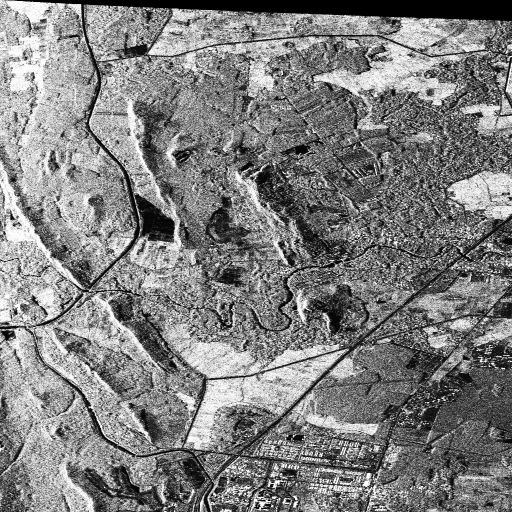
%> input picture data/patches0000.bmp, 1024 x 1024 px (shown at 1/2 size)
$ octave pictureResize.m   (GNU Octave 9; MATLAB toolbox functions it lacks are replaced by stand-ins)
%> lines starting %> are read from the running program, lines starting %| are printed output that depends on the picture
% The function of this module is resize 1024*1024 picture to 256*256
% image,then fill another 1024*1024 image with repeated 256 images.
%% input the data
clear all
close all
clc

C=zeros(1024,1024,'uint8');
C1=zeros(1024,1024,'uint8');
D=zeros(1024,1024,'uint8');
D1=zeros(1024,1024,'uint8');

A=imread('/home/yiran/matchnet test/data/phototour/notredame/patches0000.bmp');
%> A is the input picture: size 1024x1024 uint8; min 0, max 255, mean 127.4
A1=imread('/home/yiran/matchnet test/data/phototour/notredame/patches0001.bmp');
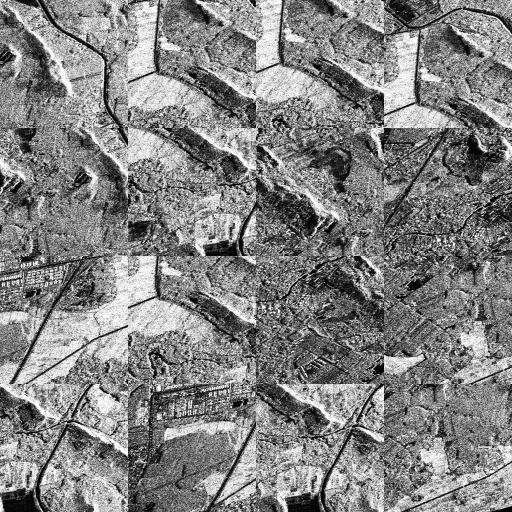
%> input picture data/patches0001.bmp, 1024 x 1024 px (shown at 1/2 size)
%> A1 is the input picture: size 1024x1024 uint8; min 0, max 255, mean 130.9
B=imread('/home/yiran/matchnet test/data/phototour/notredame/patches0002.bmp');
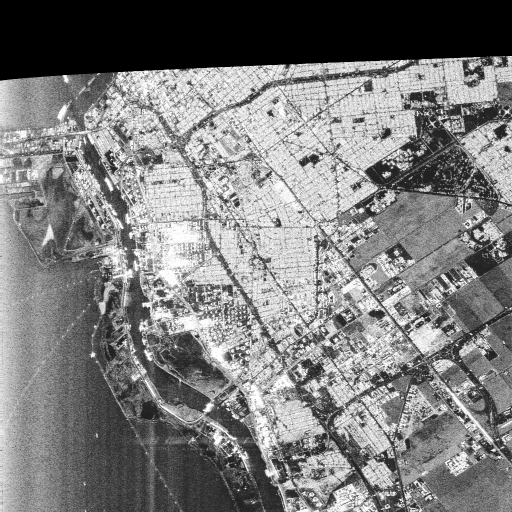
%> input picture data/patches0002.bmp, 1024 x 1024 px (shown at 1/2 size)
%> B is the input picture: size 1024x1024 uint8; min 0, max 255, mean 125.4
B1=imread('/home/yiran/matchnet test/data/phototour/notredame/patches0003.bmp');
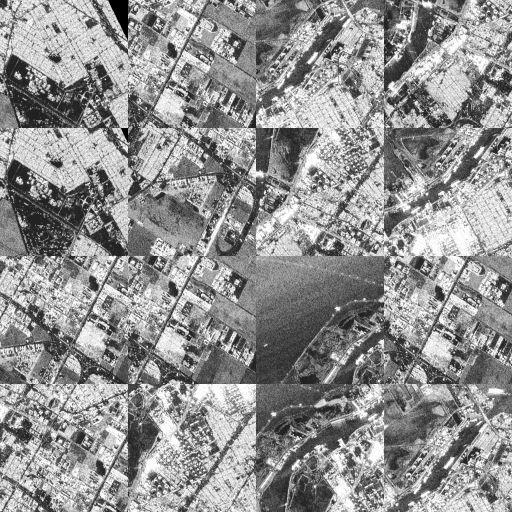
%> input picture data/patches0003.bmp, 1024 x 1024 px (shown at 1/2 size)
%> B1 is the input picture: size 1024x1024 uint8; min 0, max 255, mean 144.7

%% Resize
A=imresize(A,0.25);
%> A: size 256x256 uint8
A1=imresize(A1,0.25);
%> A1: size 256x256 uint8
B=imresize(B,0.25);
%> B: size 256x256 uint8
B1=imresize(B1,0.25);
%> B1: size 256x256 uint8
%% joint
for i=1:4
    for j=1:4
        C(256*(i-1)+1:256*i,256*(j-1)+1:256*j)=A;
        C1(256*(i-1)+1:256*i,256*(j-1)+1:256*j)=A1;
        D(256*(i-1)+1:256*i,256*(j-1)+1:256*j)=B;
        D1(256*(i-1)+1:256*i,256*(j-1)+1:256*j)=B1;
    end
end
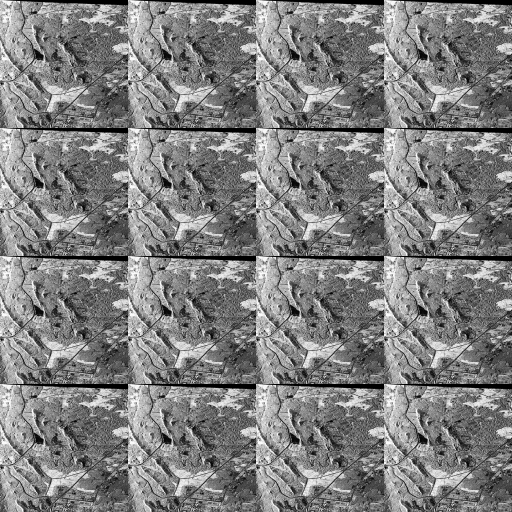
%> C: size 1024x1024 uint8 (shown at 1/2 size); min 0, max 255, mean 127.5
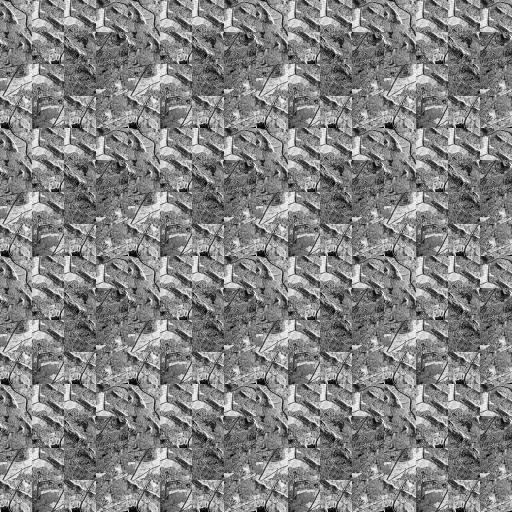
%> C1: size 1024x1024 uint8 (shown at 1/2 size); min 0, max 255, mean 130.9; mean of the top-left, top-right, bottom-left and bottom-right quarters 130.9, 130.9, 130.9, 130.9
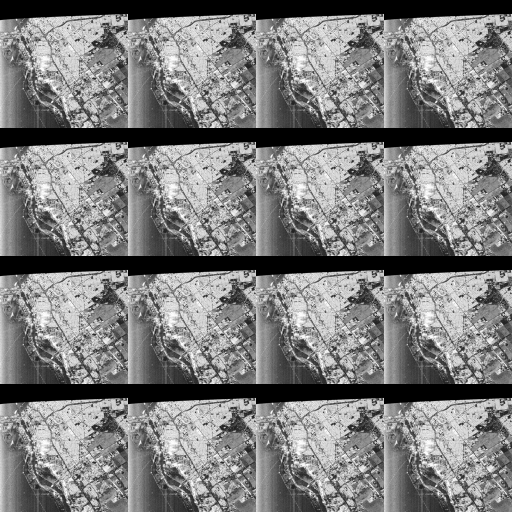
%> D: size 1024x1024 uint8 (shown at 1/2 size); min 0, max 255, mean 125.4; mean of the top-left, top-right, bottom-left and bottom-right quarters 125.4, 125.4, 125.4, 125.4
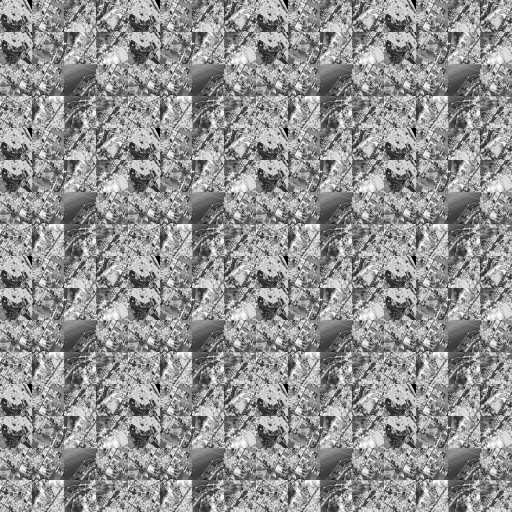
%> D1: size 1024x1024 uint8 (shown at 1/2 size); min 0, max 255, mean 144.7; mean of the top-left, top-right, bottom-left and bottom-right quarters 144.7, 144.7, 144.7, 144.7
%% Save
imwrite(C,'./result/resize/patches0000.bmp');
imwrite(C1,'./result/resize/patches0001.bmp');
imwrite(D,'./result/resize/patches0002.bmp');
imwrite(D1,'./result/resize/patches0003.bmp');
